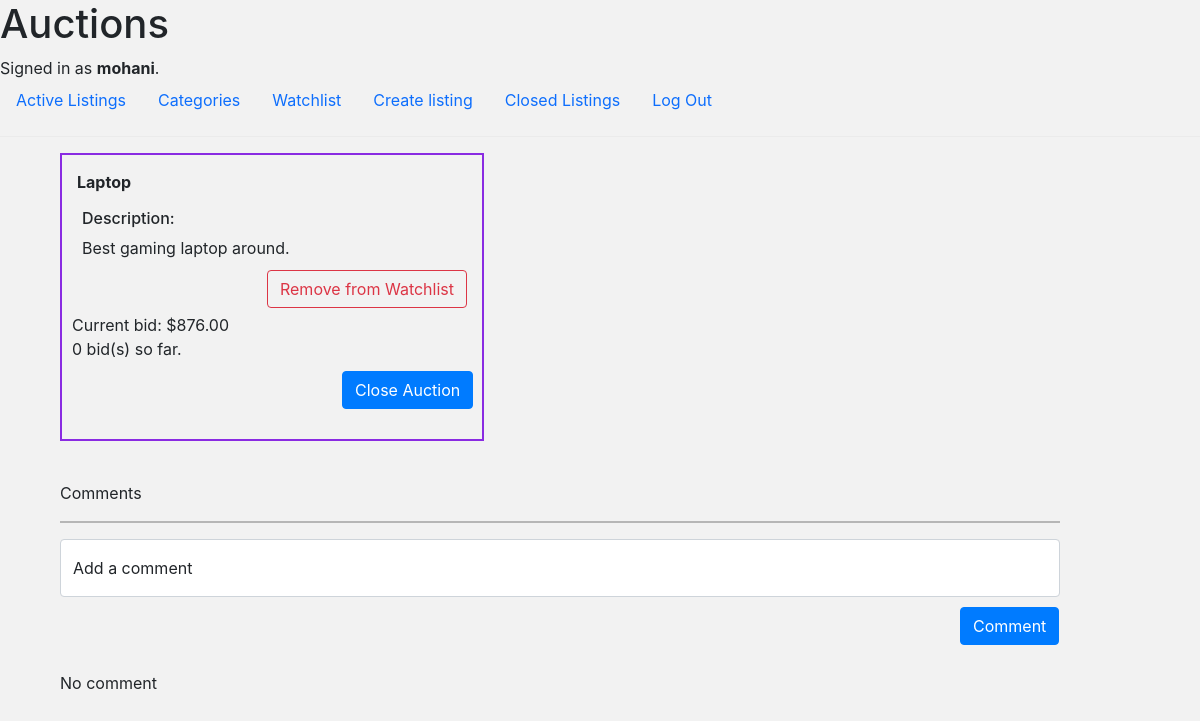
The page /lists/13 (signed in) on the database as committed earlier.
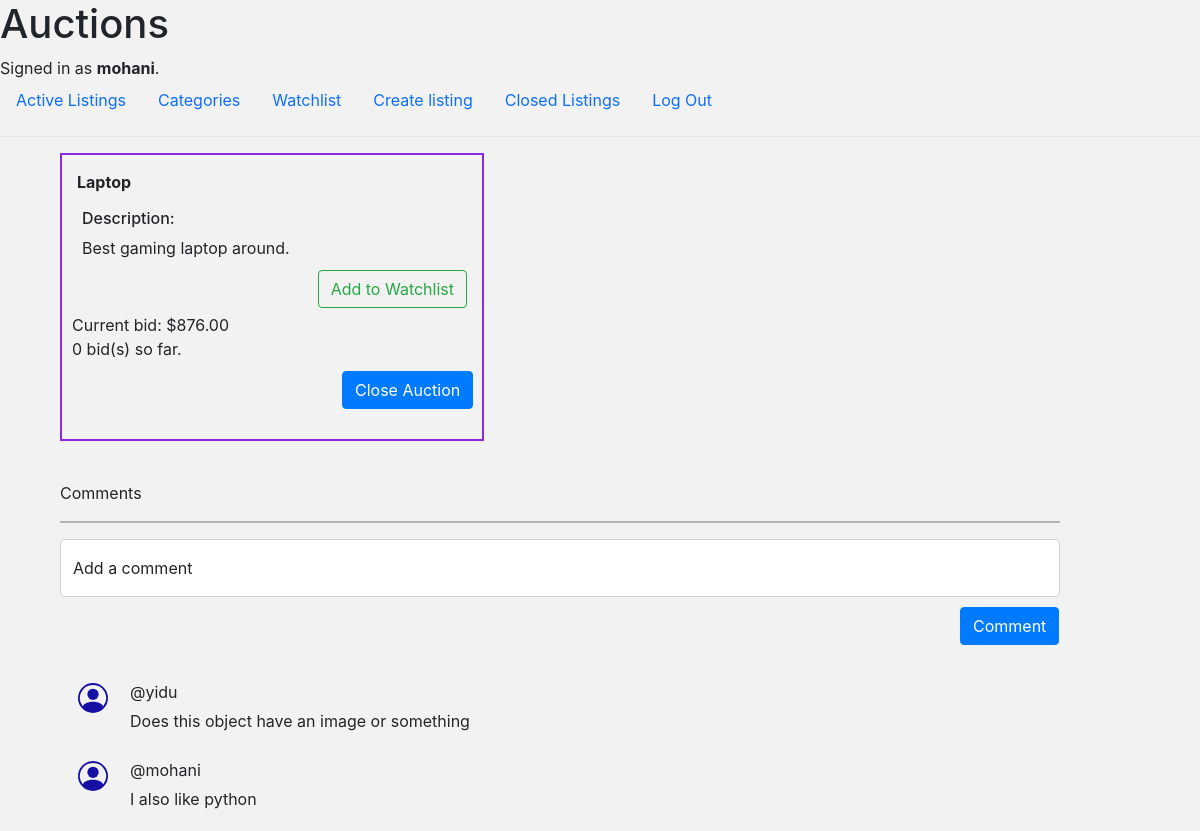
The same page on the database as committed later.
### auctions/models.py (models this page shows, shortened)
class User(AbstractUser):
    pass

class Listing(models.Model):
    user = models.ForeignKey(User, on_delete=models.CASCADE, related_name="lister")
    title = models.CharField(max_length=64)
    description = models.TextField()
    price = models.DecimalField(max_digits=10, decimal_places=2)
    active = models.BooleanField(default=True)
    time = models.DateField(auto_now_add=True)
    category = models.ForeignKey(Category, on_delete=models.SET_NULL, null=True, blank=True, related_name="group")
    image = models.URLField(null=True, blank=True)

class Comment(models.Model):
    user = models.ForeignKey(User, on_delete=models.CASCADE, related_name='commenter')
    message = models.TextField()
    time = models.DateTimeField(auto_now_add=True)
    listing = models.ManyToManyField(Listing, blank=True, related_name="comment")

### auctions/views.py (the view)
# urls.py: path("lists/<int:list_id>", views.lists, name="lists"),
@login_required(login_url="/login")
def lists(request, list_id):
    lists = Listing.objects.filter(pk=list_id, active=True).first()
    user = request.user
    if not lists:
        messages.error(request, "This Page You request is not Available. Try Another page!")
        return HttpResponseRedirect(reverse("index"))
    watchlist = is_watchlist(lists, user)
    comments = lists.comment.all().order_by('-time')
    price, length = get_bid(lists)
    print(price)
    return render(request, 'auctions/lists.html', {
        "lists": lists,
        "watchlist" : watchlist,
        "price": price,
        "length": length,
        "add_comment": NewComment(),
        "comments": comments,
        "bid": NewBid(),
    })

### auctions/forms.py
class NewComment(forms.Form):
    comment = forms.CharField(label="", widget=forms.TextInput(attrs={ "class":"form-control", "id": "floatingComment", "placeholder":"Done"}))

class NewBid(forms.Form):
    price = forms.DecimalField(label="", max_digits=10,  decimal_places=2, widget=forms.NumberInput(attrs={"placeholder":"Bid", "class":"bid-input form-control"}))

### auctions/helpers.py (called while the page is built)
def get_bid(lists):
    price = lists.bid.aggregate(Max('bid'))['bid__max']
    length = len(lists.bid.all())
    if price:
        return (price, length)
    return (lists.price, length)

def is_watchlist(lists, user):
    watchlist = lists.watchlist.filter(user=user)
    if watchlist:
        return True
    return False

### auctions/templates/auctions/lists.html (shortened to what this page needs)
{% extends 'auctions/layout.html' %}
{% block body %}
<div class="total-container">
    <div class="list-container">
        <div class="list-items-two">
            <div class="list-title ">
                {{ lists.title }}
            </div>
            <div class="list-description">
                <h6>Description: </h6></h4>{{ lists.description }}
            </div>
            <div class="list-bottom">
                <div class="list-add-watchlist">
                    <form action="{% url 'add&removewatchlist' lists.id %}" method="post">
                        {% if watchlist %}
                            <input type="submit" class="add-and-remove-watchlist btn btn-outline-danger" value="Remove from Watchlist">
                        {% else %}
                            <input  type="submit" class="add-and-remove-watchlist btn btn-outline-success" value="Add to Watchlist">
                        {% endif %}
                    </form>
                </div>
                <div class="list-price">
                    Current bid: ${{ price }}<br>
                    {{ length }} bid(s) so far.
                </div>
                {% if user.id == lists.user.id %}
                <form class="list-add-bid" action="{% url 'closebid' lists.id %}" method="post">
                    <input class="btn btn-primary" id="bid" type="submit" value="Close Auction">
                </form>
                {%  else %}
                <form class="list-add-bid" action="{% url 'bid' lists.id %}" method="post">
                    {% csrf_token %}
                    {{ bid }}
                    <input class="btn btn-primary"  type="submit" value="Place Bid">
                </form>
                {% endif %}
            </div>
        </div>
    </div>
    <div class="comments">
        <span class="comment-top">Comments</span>
        <hr style="height: 2px; background-color: black; border: none;">
        <form action="{% url 'comment' lists.id %}" method="post">
            <div class="add-comment">
                <div class="form-floating mb-3">
                    {{ add_comment }}
                    <label for="floatingComment">Add a comment</label>
                    <input class="submit-comment btn btn-primary" type="submit" value="Comment">
                </div>
            </div>
        </form>
        {% for comment in comments %}
        <div class="comment">
                <div class="icon">
                </div>
                <div class="user">
                    @{{ comment.user  }}
                    <div>
                        {{ comment.message }}
                    </div>
                </div>
        </div>
        {% empty %}
        No comment
        {% endfor %}
    </div>
</div>
{% endblock %}

### auctions/templates/auctions/layout.html (shortened to what this page needs)
{% load static %}
<!DOCTYPE html>
<html lang="en">
    <head>
        <link href="https://cdn.jsdelivr.net/npm/bootstrap@5.3.1/dist/css/bootstrap.min.css" rel="stylesheet">
        <link rel="stylesheet" href="https://stackpath.bootstrapcdn.com/bootstrap/4.4.1/css/bootstrap.min.css">
        <link href="{% static 'auctions/styles.css' %}" rel="stylesheet">
    </head>
    <body>
        <h1>Auctions</h1>
            {% if user.is_authenticated %}
                Signed in as <strong>{{ user.username }}</strong>.
            {% else %}
                Not signed in.
            {% endif %}
        <ul class="nav">
            <li class="nav-item">
                <a class="nav-link" href="{% url 'index' %}">Active Listings</a>
            </li>
            <li class="nav-item">
                <a class="nav-link" href="{% url 'category' %}">Categories</a>
            </li>
            {% if user.is_authenticated %}
            <li class="nav-item">
                <a class="nav-link" href="{% url 'watchlist' %}">Watchlist</a>
            </li>
            <li class="nav-item">
                <a class="nav-link" href="{% url 'newlist' %}">Create listing</a>
            </li>
            <li class="nav-item">
                <a class="nav-link" href="{% url 'closedlistings' %}">Closed Listings</a>
            </li>
            <li class="nav-item">
                <a class="nav-link" href="{% url 'logout' %}">Log Out</a>
            </li>
            {% endif %}
        </ul>
        <hr>
        {% block body %}
        {% endblock %}
    </body>
</html>

### auctions/static/auctions/styles.css (style rules this page uses)
body { background: rgb(242, 242, 242); }
.total-container { width: 90%; min-width: fit-content; max-width: 1200px; margin: auto; }
.list-container { display: flex; flex-wrap: wrap; width: fit-content; max-width: 100%; border: 2px double blueviolet; }
.list-items-two { display: flex; flex-direction: column; min-width: 400px; max-width: 650px; margin: 10px; object-fit: contain; }
.list-title { margin: 5px; font-weight: 700; text-align: justify; }
.list-description { height: 100%; text-align: justify ; margin: 10px; overflow: scroll; }
.list-bottom { display: flex; flex-wrap: nowrap; flex-direction: column; justify-content: flex-end; margin-bottom: 30px; }
.list-add-watchlist { align-self: end; margin: 0 5px 5px 0; }
.list-price { position: relative; width: 100%; }
.list-add-bid { display: flex; flex-wrap: nowrap; justify-self: flex-end; }
.list-add-bid > input[id="bid"] { position: relative; top: 10px; left: calc(100% - 130px); }
.comments { margin-top: 40px; min-width: fit-content; max-width: 1000px; }
.comment-top { margin: 10px 0; }
.comment { display: flex; margin: 20px 10px; }
.icon { width: 40px; height: 40px; margin: 5px; }
.icon > svg { width: 30px; height: 30px; align-self: center; margin: 3px; color: rgb(22, 15, 164); }
.user { padding: 5px 0px 0px 10px; }
.user > div { margin-top: 5px; }
.submit-comment { position: relative; margin: 10px; left: calc(100% - 110px); }

Rows that differ between the two databases and show on the page:
added Comment: user "yidu", message "Does this object have an image or something"
added Comment: user "mohani", message "I also like python"
Other text that changed with them:
form field value: (not shown) → "Add to Watchlist"
form field value: "Remove from Watchlist" → (not shown)
text no longer shown: "No comment"
